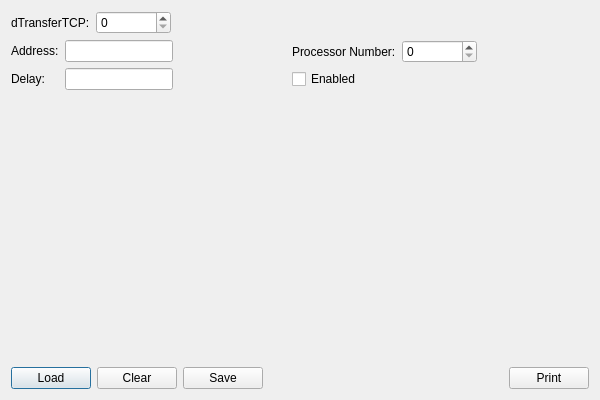
<?xml version="1.0" encoding="UTF-8"?>
<ui version="4.0">
 <class>configure_dtxfrtcp</class>
 <widget class="QDialog" name="configure_dtxfrtcp">
  <property name="geometry">
   <rect>
    <x>0</x>
    <y>0</y>
    <width>600</width>
    <height>400</height>
   </rect>
  </property>
  <property name="windowTitle">
   <string>Dialog</string>
  </property>
  <layout class="QGridLayout" name="gridLayout">
   <item row="0" column="0" colspan="4">
    <layout class="QHBoxLayout" name="horizontalLayout_2">
     <item>
      <widget class="QLabel" name="label">
       <property name="text">
        <string>dTransferTCP:</string>
       </property>
      </widget>
     </item>
     <item>
      <widget class="QSpinBox" name="spinBox_DTxfrTcp">
       <property name="minimumSize">
        <size>
         <width>75</width>
         <height>0</height>
        </size>
       </property>
       <property name="maximum">
        <number>9</number>
       </property>
      </widget>
     </item>
     <item>
      <spacer name="horizontalSpacer_3">
       <property name="orientation">
        <enum>Qt::Horizontal</enum>
       </property>
       <property name="sizeHint" stdset="0">
        <size>
         <width>40</width>
         <height>20</height>
        </size>
       </property>
      </spacer>
     </item>
    </layout>
   </item>
   <item row="1" column="0">
    <layout class="QVBoxLayout" name="verticalLayout_5">
     <item>
      <layout class="QHBoxLayout" name="horizontalLayout_3">
       <item>
        <layout class="QVBoxLayout" name="verticalLayout_3">
         <item>
          <widget class="QLabel" name="label_4">
           <property name="text">
            <string>Address:</string>
           </property>
          </widget>
         </item>
         <item>
          <widget class="QLabel" name="label_3">
           <property name="text">
            <string>Delay:</string>
           </property>
          </widget>
         </item>
        </layout>
       </item>
       <item>
        <layout class="QVBoxLayout" name="verticalLayout_2">
         <item>
          <widget class="QLineEdit" name="lineEdit_Address"/>
         </item>
         <item>
          <widget class="QLineEdit" name="lineEdit_Delay"/>
         </item>
        </layout>
       </item>
      </layout>
     </item>
     <item>
      <spacer name="verticalSpacer">
       <property name="orientation">
        <enum>Qt::Vertical</enum>
       </property>
       <property name="sizeHint" stdset="0">
        <size>
         <width>20</width>
         <height>40</height>
        </size>
       </property>
      </spacer>
     </item>
    </layout>
   </item>
   <item row="1" column="1">
    <spacer name="horizontalSpacer_2">
     <property name="orientation">
      <enum>Qt::Horizontal</enum>
     </property>
     <property name="sizeType">
      <enum>QSizePolicy::Expanding</enum>
     </property>
     <property name="sizeHint" stdset="0">
      <size>
       <width>76</width>
       <height>311</height>
      </size>
     </property>
    </spacer>
   </item>
   <item row="1" column="2">
    <layout class="QVBoxLayout" name="verticalLayout_7">
     <item>
      <layout class="QVBoxLayout" name="verticalLayout_6">
       <item>
        <layout class="QHBoxLayout" name="horizontalLayout_5">
         <item>
          <widget class="QLabel" name="label_2">
           <property name="text">
            <string>Processor Number:</string>
           </property>
          </widget>
         </item>
         <item>
          <widget class="QSpinBox" name="spinBox_Prc">
           <property name="minimumSize">
            <size>
             <width>75</width>
             <height>0</height>
            </size>
           </property>
           <property name="maximum">
            <number>9</number>
           </property>
          </widget>
         </item>
        </layout>
       </item>
       <item>
        <widget class="QCheckBox" name="checkBox_Enabled">
         <property name="text">
          <string>Enabled</string>
         </property>
        </widget>
       </item>
      </layout>
     </item>
     <item>
      <spacer name="verticalSpacer_2">
       <property name="orientation">
        <enum>Qt::Vertical</enum>
       </property>
       <property name="sizeHint" stdset="0">
        <size>
         <width>20</width>
         <height>40</height>
        </size>
       </property>
      </spacer>
     </item>
    </layout>
   </item>
   <item row="2" column="0" colspan="4">
    <layout class="QHBoxLayout" name="horizontalLayout">
     <item>
      <widget class="QPushButton" name="pushButton_Load">
       <property name="text">
        <string>Load</string>
       </property>
       <property name="icon">
        <iconset resource="Resources.qrc">
         <normaloff>:/Pix/Icons/document-open-4.png</normaloff>:/Pix/Icons/document-open-4.png</iconset>
       </property>
      </widget>
     </item>
     <item>
      <widget class="QPushButton" name="pushButton_Clear">
       <property name="text">
        <string>Clear</string>
       </property>
       <property name="icon">
        <iconset resource="Resources.qrc">
         <normaloff>:/Pix/Icons/edit-clear-2.png</normaloff>:/Pix/Icons/edit-clear-2.png</iconset>
       </property>
      </widget>
     </item>
     <item>
      <widget class="QPushButton" name="pushButton_Save">
       <property name="toolTip">
        <string>Restart application for changes to take effect</string>
       </property>
       <property name="text">
        <string>Save</string>
       </property>
       <property name="icon">
        <iconset resource="Resources.qrc">
         <normaloff>:/Pix/Icons/document-save-2.png</normaloff>:/Pix/Icons/document-save-2.png</iconset>
       </property>
      </widget>
     </item>
     <item>
      <spacer name="horizontalSpacer">
       <property name="orientation">
        <enum>Qt::Horizontal</enum>
       </property>
       <property name="sizeHint" stdset="0">
        <size>
         <width>40</width>
         <height>20</height>
        </size>
       </property>
      </spacer>
     </item>
     <item>
      <widget class="QPushButton" name="pushButton_Print">
       <property name="text">
        <string>Print</string>
       </property>
       <property name="icon">
        <iconset resource="Resources.qrc">
         <normaloff>:/Pix/Icons/document-print-4.png</normaloff>:/Pix/Icons/document-print-4.png</iconset>
       </property>
      </widget>
     </item>
    </layout>
   </item>
   <item row="1" column="3">
    <spacer name="horizontalSpacer_4">
     <property name="orientation">
      <enum>Qt::Horizontal</enum>
     </property>
     <property name="sizeHint" stdset="0">
      <size>
       <width>89</width>
       <height>20</height>
      </size>
     </property>
    </spacer>
   </item>
  </layout>
 </widget>
 <resources>
  <include location="Resources.qrc"/>
 </resources>
 <connections/>
</ui>
